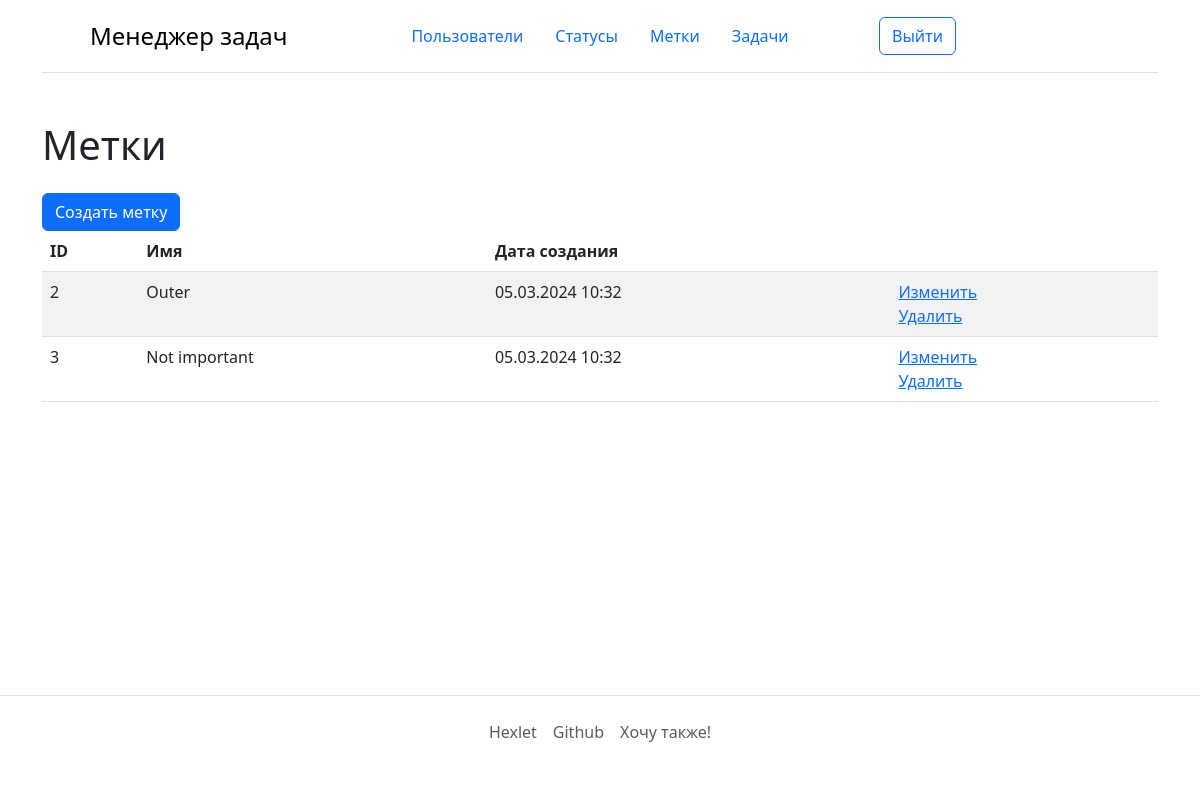
The page /labels/ (signed in) on the database as committed earlier.
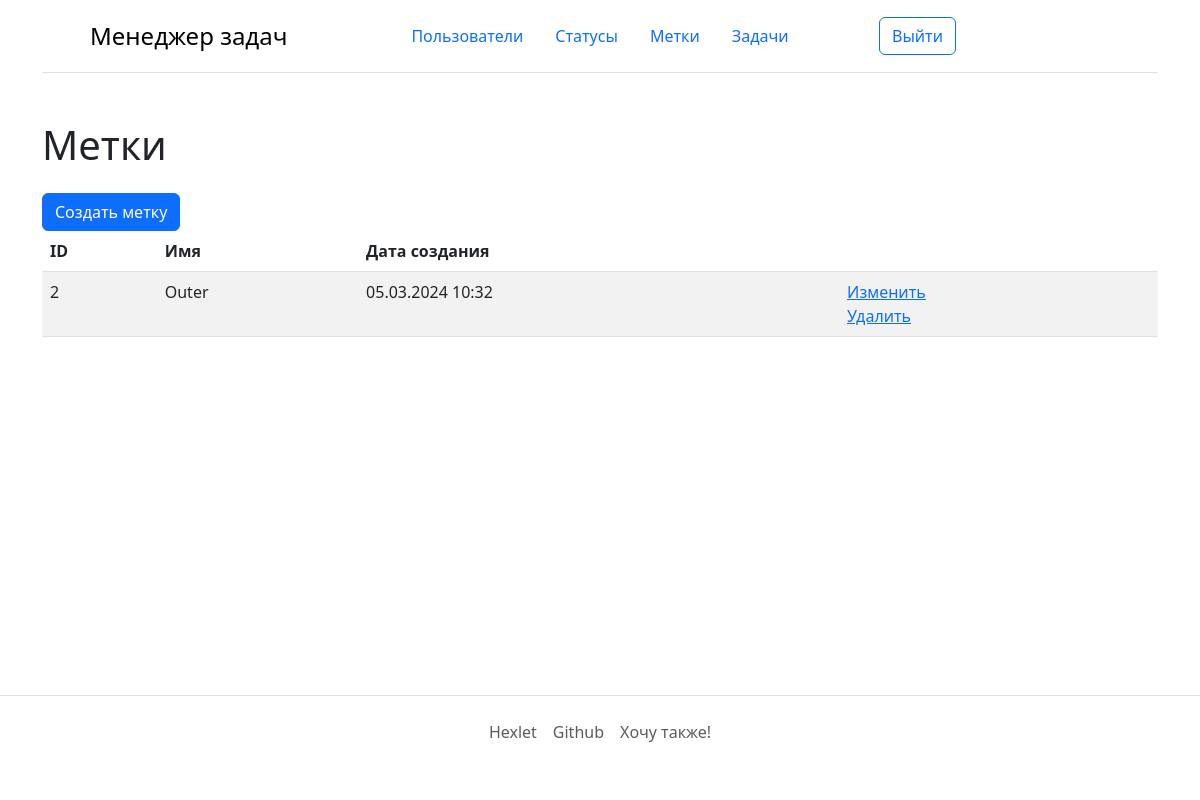
The same page on the database as committed later.
### task_manager/labels/models.py (models this page shows, shortened)
class Label(models.Model):
    name = models.CharField(max_length=255,
                            unique=True)
    created_at = models.DateTimeField(auto_now_add=True)
    class Meta:
        verbose_name = _('Label')

### task_manager/labels/views.py (the view)
# urls.py: path('', ListLabelView.as_view(), name='labels_index'),
class ListLabelView(LoginRequired, ListView):
    model = Label
    context_object_name = 'labels'
    template_name = 'labels/index.html'

### task_manager/service_tools/permissions.py (called while the page is built)
    def dispatch(self, request, *args, **kwargs):
        if not request.user.is_authenticated:
            messages.error(request, self.err_message)
            return redirect(reverse_lazy('login'))
        return super().dispatch(request, *args, **kwargs) # noqa

### task_manager/templates/labels/index.html (shortened to what this page needs)
{% extends "basement.html" %}
{% load django_bootstrap5 i18n %}
{% block content %}
    <h1 class="my-4">{% trans 'Labels' %}</h1>
    <form action="{% url 'labels_create' %}">
    {% trans 'Create label' as button_name %}
    {% bootstrap_button button_type='submit' content=button_name %}
    </form>
    <table class="table table-striped">
        <thead>
            <tr>
                <th>ID</th>
                <th>{% trans "Name" %}</th>
                <th>{% trans "Created at" %}</th>
                <th></th>
            </tr>
        </thead>
        {% if labels %}
        <tbody>
        {% for label in labels %}
            <tr>
                <td>{{ label.pk }}</td>
                <td>{{ label.name }}</td>
                <td>{{ label.created_at|date:"d.m.Y H:i" }}</td>
                <td>
                    <a href="{% url 'labels_update' label.pk %}">{% trans "Edit" %}</a>
                    <br>
                    <a href="{% url 'labels_delete' label.pk %}">{% trans "Delete" %}</a>
                </td>
            </tr>
        {% endfor %}
        </tbody>
        {% endif %}
    </table>
{% endblock %}

Rows that differ between the two databases and show on the page:
removed Label: pk "3", name "Not important", created_at "05.03.2024 10:32"
